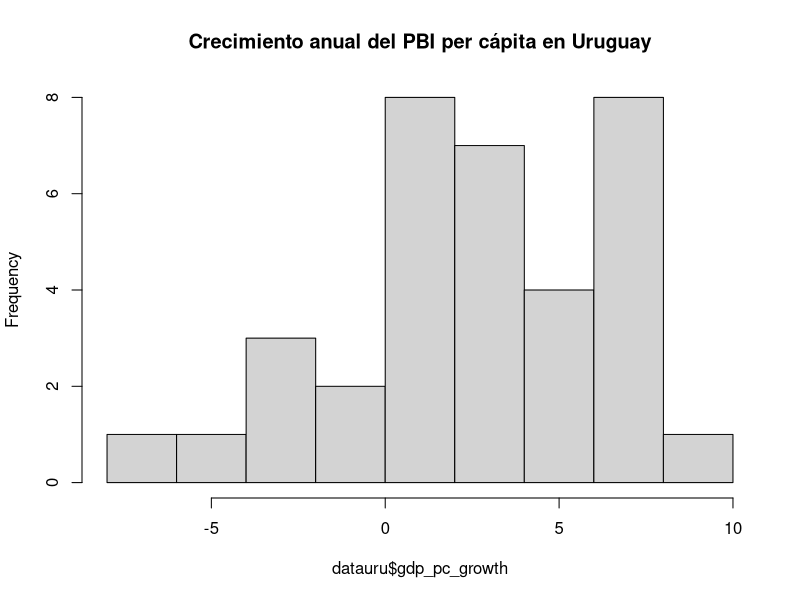
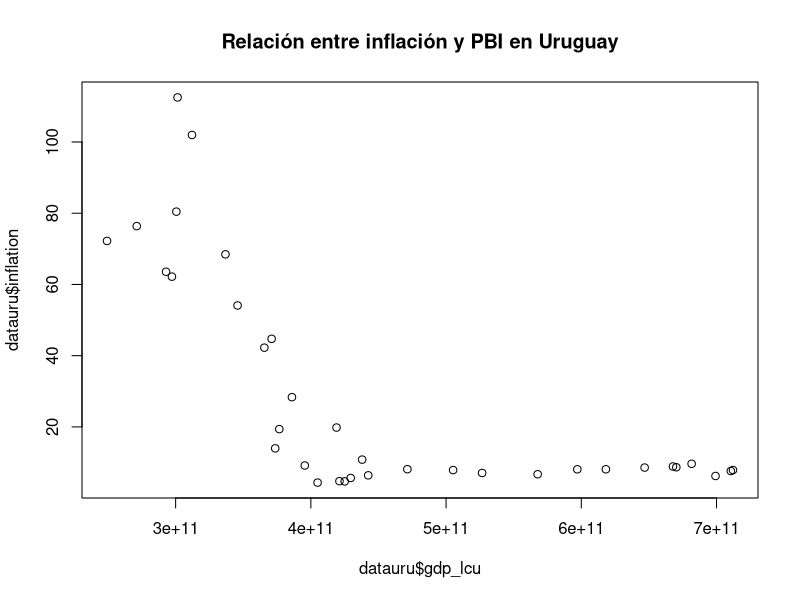
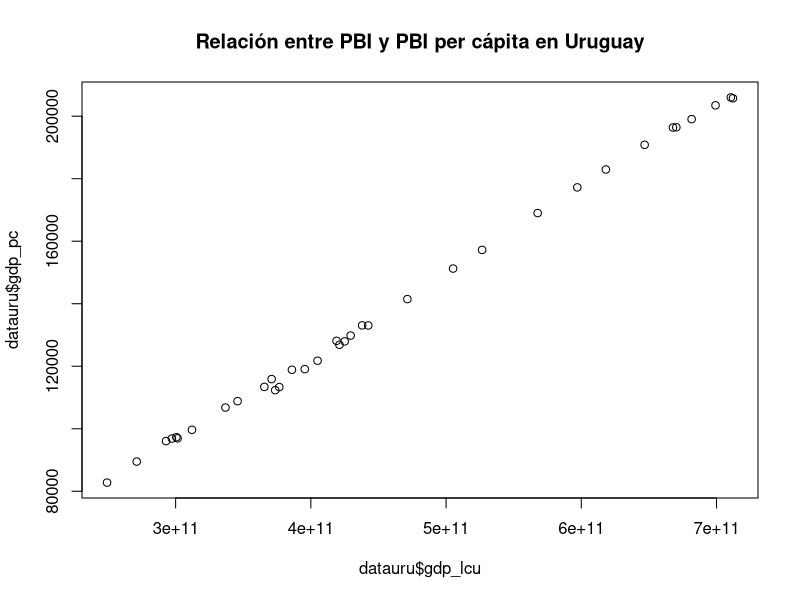
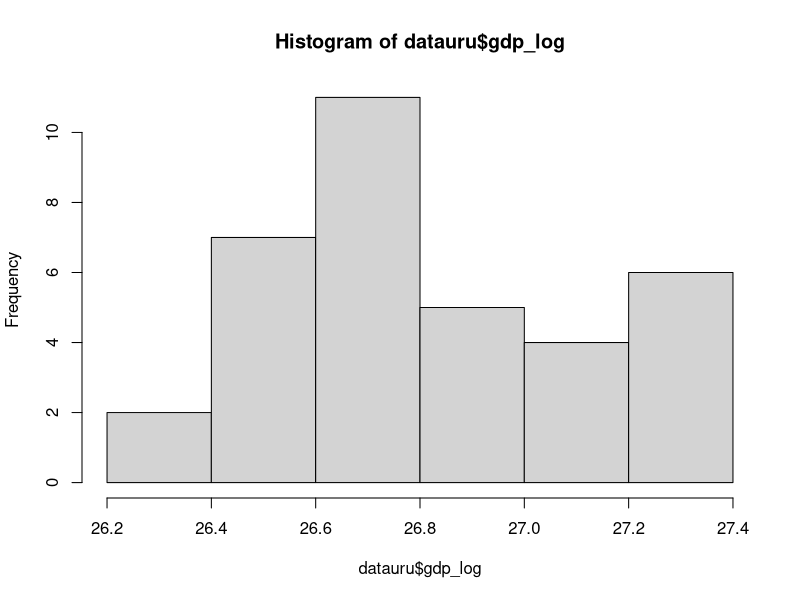

Write R code to recreate these figures, in order.

## ***************************************************************************
##  Módulo 2: Estadística descriptiva y limpieza de datos          
##  Solución de ejercicio                                          
##  Escuela de Invierno en Métodos                                 
##  Martín Opertti - 2023                                        
## ***************************************************************************


## 0. Instala el paquete "dplyr", cargalo y usa la función "filter" para filtrar 
# "paises_eco" de modo que   solo queden los países de América Latina. Utiliza 
# help(filter) para  entender como usar la función.Cuidado que el paquete "stats" 
# también tiene una función "filter", por lo que cuando uses help(filter), 
# selecciona la función del paquete "dplyr"

paises_eco <- data.frame(
  pais = c("Argentina", "Brasil", "Chile", "Uruguay", "Gibraltar"),
  continente = c("América Latina", "América Latina", "América Latina",
                 "América Latina", "Europa"),
  desempleo = c(10.4, 12, 7.1, 8.8, NA),
  pbi_perc = c(9912, 8717, 14896, 16190, NA))

paises_eco

library(dplyr)
paises_eco <- paises_eco %>% 
  filter(continente == "América Latina")


## Ahora, Trabajaremos con un dataframe con datos de económicos y políticos de Uruguay. 
# La base se llama "datauru" y esta en formato excel (.xlsx)

## 1. Importar dataframe "datauru" y asignarle el mismo nombre "datauru" 
library(tidyverse)
library(readxl)

datauru <- read_excel("data/datauru.xlsx")

## 2. Imprime "datauru" y fijate las variables del dataframe y su tipo
# (puedes ayudarte con el codebook que está en la carpeta "data")
print(datauru)

## 3. Cuántas variables y observaciones tiene datauru?
dim(datauru)

## 4. Usa glimpse() para obtener un resumen de las variables
glimpse(datauru)

## 5. Crea una tabla para saber a qué partido político pertenece cada presidente
table(datauru$presidente, datauru$partido)

## 6. ¿Cuál es el rango de años para los cuales datauru tiene datos?
range(datauru$year)

## 7. ¿Cuál es el promedio de inflación y de aprobación presidencial en Uruguay 
# en los años que tenemos datos?
mean(datauru$inflation)
mean(datauru$aprobacion, na.rm = TRUE)

## 8. ¿Cuál es el porcentaje máximo de aprobación de presidente en un año en 
# Uruguay?
max(datauru$aprobacion, na.rm = TRUE)

## 9. Crea un histograma con la distribución del crecimiento anual de pbi per
# capita (gdp_pc_growth)
hist(datauru$gdp_pc_growth, 
     main = "Crecimiento anual del PBI per cápita en Uruguay")

## 10. ¿Cuál es la relación entre la inflación y el PBI en Uruguay? Un gráfico
# de dispersión puede ayudar
plot(datauru$gdp_lcu, datauru$inflation,
     main = "Relación entre inflación y PBI en Uruguay")

## 11. Crea una variable "gdp_pc" que calcule el PBI per capita (utilizando las
# variables gdp_lcu y population)
datauru <- mutate(datauru, gdp_pc = gdp_lcu / population)

## 12. Crea un gráfico de dispersión con gdp_lcu y la nueva variable gdp_pc
plot(datauru$gdp_lcu, datauru$gdp_pc,
     main = "Relación entre PBI y PBI per cápita en Uruguay")

## 13. Crea una nueva variable "gdp_log"con el logaritmo del PBI bruto y
# grafica un histograma de la nueva variable
datauru <- mutate(datauru, gdp_log = log(gdp_lcu))
hist(datauru$gdp_log)

## 14. Crea una variable binaria "inf_digit"que indique si la inflación tiene 
# dos dígitos o no

# Con case_when()
datauru <- mutate(datauru, inf_digit = case_when(inflation >= 10 ~ 1,
                                                   TRUE ~ 0))


## 15. Crear una nueva variable que indique los años con inflación y desempleo
# de un dígito
datauru <- datauru %>% 
  mutate(inf_unemp = case_when(inflation < 10 & unemployment < 10 ~ 1,
                               TRUE ~ 0))
table(datauru$inf_unemp)

## 16. ¿Tenemos datos perdidos en la variable de aprobación del presidente?
any(is.na(datauru$aprobacion))

## 17. ¿Cuáles son los valores perdidos en aprobación del presidente?
which(is.na(datauru$aprobacion)) # Los primeros 5

## 18. Crear un nuevo dataframe solo con las observaciones sin ningún NA
datauru_complete <- na.omit(datauru)





